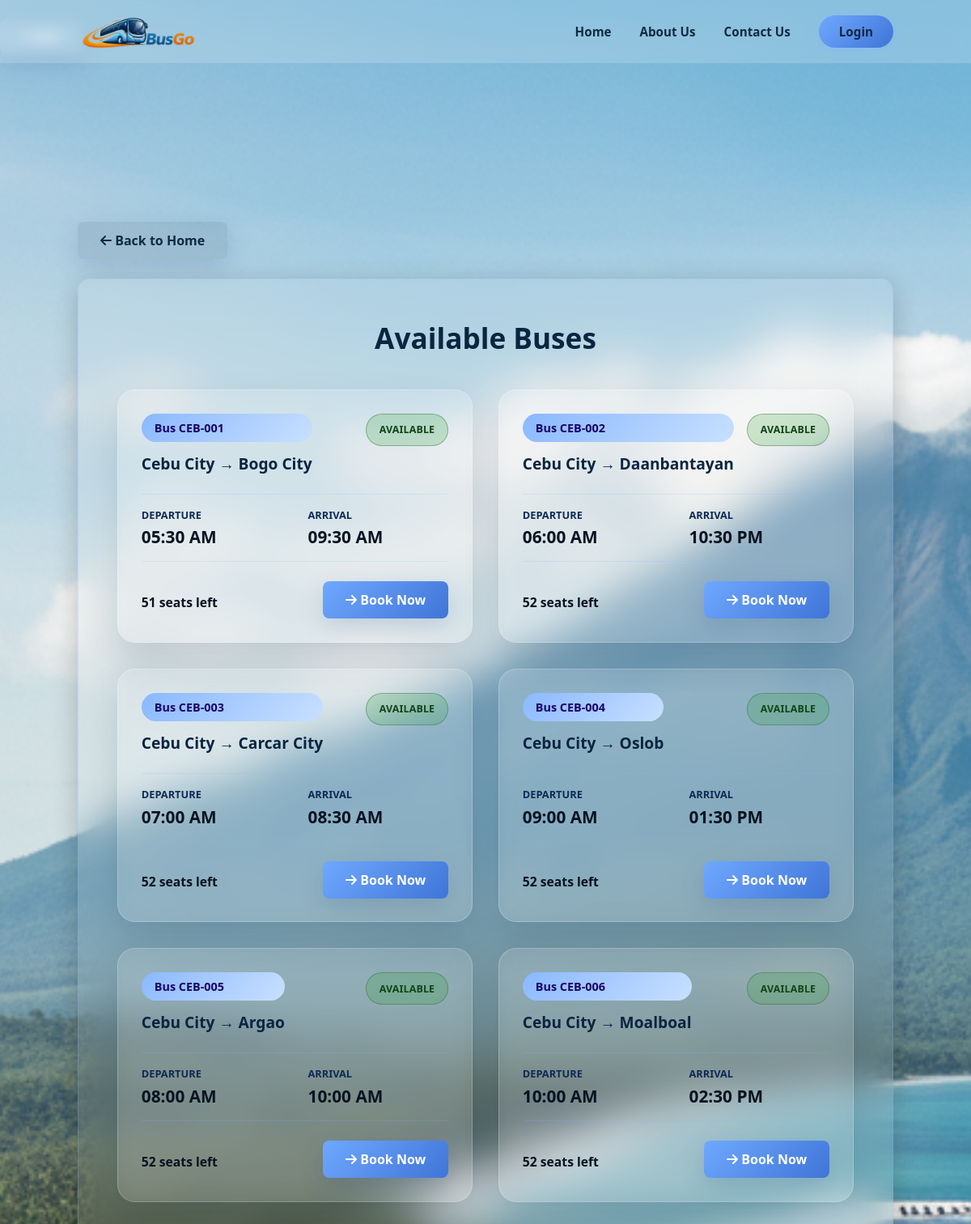
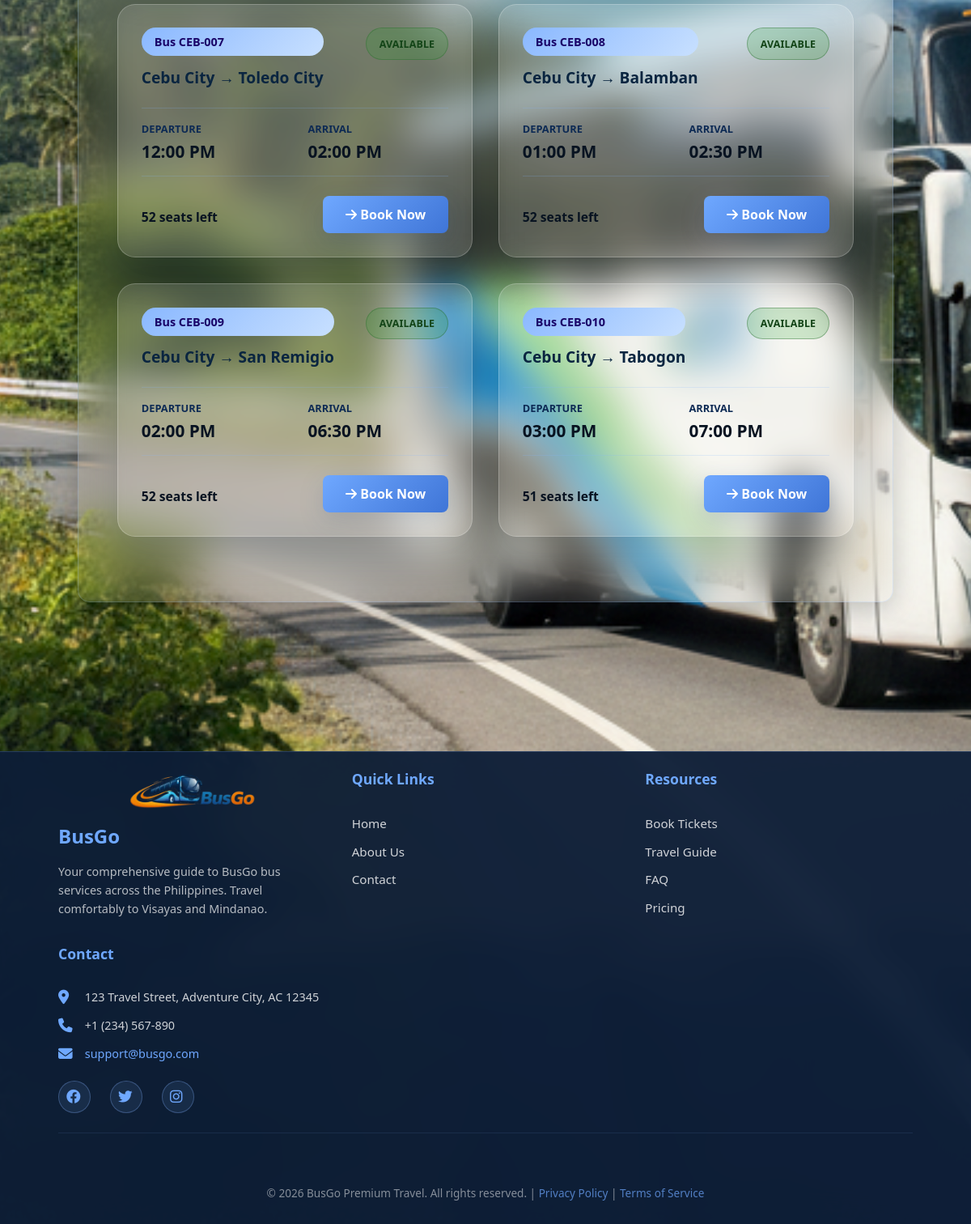
Page /schedules on the committed database (2 pictures, top to bottom).
### tables this page shows
CREATE TABLE trips (id INTEGER PRIMARY KEY AUTOINCREMENT, bus_id INTEGER, route_id INTEGER, departure TEXT, arrival TEXT, status TEXT DEFAULT 'scheduled', FOREIGN KEY (bus_id) REFERENCES buses (id), FOREIGN KEY (route_id) REFERENCES routes (id));

CREATE TABLE buses (
            id INTEGER PRIMARY KEY AUTOINCREMENT,
            bus_no TEXT UNIQUE NOT NULL,
            capacity INTEGER DEFAULT 52,
            status TEXT DEFAULT 'available',
            created_at TEXT DEFAULT CURRENT_TIMESTAMP,
            updated_at TEXT DEFAULT CURRENT_TIMESTAMP
        );

CREATE TABLE routes (
            id INTEGER PRIMARY KEY AUTOINCREMENT,
            origin TEXT NOT NULL,
            destination TEXT NOT NULL
        , distance REAL DEFAULT 0, geometry_json TEXT);

### app.py (the view)
@app.route("/schedules")
def schedules():
    conn = get_db_connection()
    raw_trips = conn.execute("""
        SELECT
            t.id AS trip_id,
            b.id AS bus_id,
            b.bus_no,
            b.status,
            b.capacity,
            r.origin,
            r.destination,
            r.distance AS route_distance,
            t.departure,
            t.arrival,
            (SELECT COUNT(*) FROM bookings bo WHERE bo.trip_id = t.id AND bo.status != 'cancelled') +
            (SELECT COUNT(*) FROM seat_blocks sb WHERE sb.trip_id = t.id) AS booked_count
        FROM trips t
        JOIN buses b ON b.id = t.bus_id
        JOIN routes r ON r.id = t.route_id
    """).fetchall()
    trips_with_fare = []
    for trip_row in raw_trips:
        trip = dict(trip_row) # Convert sqlite3.Row to dict for easier modification
        fare, _ = calculate_fare(trip["route_distance"], 'regular')
        trip["calculated_fare"] = fare
        trips_with_fare.append(trip)
    conn.close()
    return render_template("schedules.html", buses=trips_with_fare)

### app.py (called while the page is built)
def get_db_connection():
    conn = sqlite3.connect(DATABASE)
    conn.row_factory = sqlite3.Row
    return conn

def calculate_fare(distance, discount_type='regular'):
    try:
        distance = float(distance)
    except Exception:
        distance = 0.0
    fare_type = 'regular'
    if discount_type in ['student', 'senior', 'pwd']:
        fare_type = 'discount'
    if fare_type == 'discount':
        base = 14.40
    else:
        base = 18.00
    if distance <= 5:
        return round(base, 2), fare_type
    extra_km = max(0.0, distance - 5.0)
    total = base + extra_km * 2.97
    return round(total, 2), fare_type

@app.context_processor
def inject_user_info():
    return dict(
        user_role=session.get("role"),
        user_name=session.get("fullname")
    )

### templates/schedules.html (shortened to what this page needs)
{% extends "base.html" %}
{% block content %}
<div class="schedule-main" style="flex-direction: column; align-items: center;">
    <div class="page-back-nav" style="width: 100%; max-width: 1800px; margin: 0 auto 1.5rem auto;">
        <a href="{{ url_for('home') }}" class="back-btn" style="background: rgba(16, 42, 67, 0.1); color: var(--dark-text);">
            <i class="fa-solid fa-arrow-left"></i> Back to Home
        </a>
    </div>
    <div class="schedule-container">
        <h1 class="schedule-title">Available Buses</h1>
        {% if buses %}
            <div class="buses-grid">
                {% for bus in buses %}
                {% set remaining_seats = 52 - bus.booked_count %}
                {% set status_text = 'Under Maintenance' if bus.status == 'under_maintenance' else 'Fully Booked' if remaining_seats <= 0 else 'Available' %}
                {% set status_class = 'under-maintenance' if bus.status == 'under_maintenance' else 'fully-booked' if remaining_seats <= 0 else 'available' %}
                <div class="bus-card">
                    <div class="bus-card-header">
                        <div>
                            <div class="bus-number">Bus {{ bus.bus_no }}</div>
                            <div class="bus-route" style="margin-top: 0.8rem;">
                                {{ bus.origin }} → {{ bus.destination }}
                            </div>
                        </div>
                        <span class="bus-status status-{{ status_class }}">{{ status_text }}</span>
                    </div>
                    <div class="bus-times">
                        <div class="time-box">
                            <div class="time-label">Departure</div>
                            <div class="time-value">{{ bus.departure }}</div>
                        </div>
                        <div class="time-box">
                            <div class="time-label">Arrival</div>
                            <div class="time-value">{{ bus.arrival }}</div>
                        </div>
                    </div>
                    <div class="bus-price">
                        <div>
                            <div class="seat-count">{{ remaining_seats if remaining_seats > 0 else 0 }} seats left</div>
                        </div>
                        {% if bus.status == 'under_maintenance' or remaining_seats <= 0 %}
                            <span class="book-now-btn disabled">
                                <i class="fa-solid fa-ban"></i> {{ 'Maintenance' if bus.status == 'under_maintenance' else 'Fully Booked' }}
                            </span>
                        {% else %}
                            {% if session.get('user_id') %}
                            <a href="{{ url_for('booking', trip_id=bus.trip_id) }}" class="book-now-btn">
                            {% else %}
                            <a href="{{ url_for('home', login_required=1) }}" class="book-now-btn">
                            {% endif %}
                                <i class="fa-solid fa-arrow-right"></i> Book Now
                            </a>
                        {% endif %}
                    </div>
                </div>
                {% endfor %}
            </div>
        {% else %}
            <div style="text-align: center; padding: 3rem; color: #0a2540;">
                <i class="fa-solid fa-inbox" style="font-size: 3rem; margin-bottom: 1rem; display: block; color: var(--yellow);\"></i>
                <p style="font-weight: 600;">No buses available at the moment. Please check back later.</p>
            </div>
        {% endif %}
    </div>
</div>
{% endblock %}

### static/style.css (style rules this page uses)
:root { --primary: #8ab8ff; --primary-light: #c8e0ff; --accent: #6fa8ff; --accent-dark: #3f75d7; --yellow: #d8e8ff; --yellow-dark: #b8d0ff; --success: #76a5ff; --warning: #8cc0ff; --danger: #4a7bd4; --light-bg: #eaf4ff; --dark-text: #102a43; --white: #ffffff; --surface: #dae9ff; --surface-strong: #c4dcff; --border-gray: rgba(102, 149, 233, 0.35); --shadow-light: 0 4px 18px rgba(41, 75, 126, 0.12); --shadow-medium: 0 10px 30px rgba(41, 75, 126, 0.18); --shadow-large: 0 18px 65px rgba(41, 75, 126, 0.22); --transition: 0.3s ease; }
* { margin: 0; padding: 0; box-sizing: border-box; font-family: 'Segoe UI', 'Roboto', sans-serif; scroll-behavior: smooth; }
body { background: linear-gradient(180deg, rgba(138, 184, 255, 0.22), rgba(214, 232, 255, 0.18)), url('/static/images/busbg.png') center/cover fixed; background-blend-mode: soft-light; min-height: 100vh; color: var(--dark-text); overflow-x: hidden; padding-bottom: 0; }
.schedule-main { padding: 8rem 8% 4rem; display: flex; justify-content: center; }
.schedule-container { background: rgba(255, 255, 255, 0.07); backdrop-filter: blur(25px); width: 100%; max-width: 1800px; min-width: 900px; padding: 3rem; border-radius: 15px; box-shadow: 0 8px 32px rgba(0, 0, 0, 0.2); color: white; border: 1px solid rgba(132, 180, 255, 0.2); }
.schedule-title { text-align: center; color: #0a2540; font-size: 2.2rem; margin-bottom: 2.5rem; font-weight: 700; }
.buses-grid { display: grid; grid-template-columns: repeat(auto-fill, minmax(350px, 1fr)); gap: 2rem; margin-bottom: 2rem; }
.bus-card { border: 1px solid rgba(255, 255, 255, 0.22); border-radius: 22px; padding: 1.8rem; transition: var(--transition); cursor: pointer; background: rgba(255, 255, 255, 0.12); backdrop-filter: blur(18px); box-shadow: 0 20px 45px rgba(16, 42, 67, 0.14); color: var(--dark-text); }
.bus-card-header { display: flex; justify-content: space-between; align-items: start; margin-bottom: 1.5rem; }
.bus-number { background: linear-gradient(135deg, var(--primary), var(--primary-light)); color: rgb(25, 3, 104); padding: 8px 16px; border-radius: 50px; font-weight: 700; font-size: 0.9rem; }
.bus-route { color: #0a2540; font-size: 1.2rem; font-weight: 700; }
.bus-status { display: inline-flex; align-items: center; justify-content: center; padding: 0.65rem 1rem; border-radius: 999px; font-size: 0.78rem; font-weight: 700; text-transform: uppercase; letter-spacing: 0.01em; }
.status-available { color: #134417; background: rgba(38, 160, 42, 0.2); border: 1px solid rgba(42, 109, 44, 0.4); }
.time-value { color: var(--dark-text); }
.seat-count { margin-top: 0.35rem; font-size: 0.98rem; color: #081321; font-weight: 600; }
.bus-times { display: flex; gap: 2rem; margin: 1.2rem 0; padding: 1rem 0; border-top: 1px solid rgba(132, 180, 255, 0.2); border-bottom: 1px solid rgba(132, 180, 255, 0.2); }
.time-box { flex: 1; }
.time-label { font-size: 0.8rem; color: #0d2a54; text-transform: uppercase; margin-bottom: 0.3rem; font-weight: 800; }
.time-value { font-size: 1.3rem; font-weight: 700; color: #081321; }
.bus-price { display: flex; justify-content: space-between; align-items: center; margin-top: 1.5rem; }
.book-now-btn { background: linear-gradient(135deg, var(--accent), var(--accent-dark)); color: white; border: none; padding: 12px 28px; border-radius: 8px; cursor: pointer; font-weight: 700; transition: var(--transition); box-shadow: var(--shadow-medium); text-decoration: none; display: inline-block; }
.print-btn, .cancel-btn, .back-btn { padding: 12px 28px; border: none; border-radius: 8px; font-weight: 700; cursor: pointer; transition: var(--transition); text-decoration: none; display: inline-block; margin-right: 1rem; box-shadow: var(--shadow-medium); }
.back-btn { background: rgba(255, 255, 255, 0.12); color: #ffffff; }
.page-back-nav { margin: 1.5rem 0 0; display: flex; justify-content: flex-start; }

### rows in the picture
trips: bus_no "CEB-001", origin "Cebu City", destination "Bogo City", status_text "AVAILABLE", departure "05:30 AM", arrival "09:30 AM", remaining_seats "51"
trips: bus_no "CEB-002", origin "Cebu City", destination "Daanbantayan", status_text "AVAILABLE", departure "06:00 AM", arrival "10:30 PM", remaining_seats "52"
trips: bus_no "CEB-003", origin "Cebu City", destination "Carcar City", status_text "AVAILABLE", departure "07:00 AM", arrival "08:30 AM", remaining_seats "52"
trips: bus_no "CEB-004", origin "Cebu City", destination "Oslob", status_text "AVAILABLE", departure "09:00 AM", arrival "01:30 PM", remaining_seats "52"
trips: bus_no "CEB-005", origin "Cebu City", destination "Argao", status_text "AVAILABLE", departure "08:00 AM", arrival "10:00 AM", remaining_seats "52"
trips: bus_no "CEB-006", origin "Cebu City", destination "Moalboal", status_text "AVAILABLE", departure "10:00 AM", arrival "02:30 PM", remaining_seats "52"
trips: bus_no "CEB-007", origin "Cebu City", destination "Toledo City", status_text "AVAILABLE", departure "12:00 PM", arrival "02:00 PM", remaining_seats "52"
trips: bus_no "CEB-008", origin "Cebu City", destination "Balamban", status_text "AVAILABLE", departure "01:00 PM", arrival "02:30 PM", remaining_seats "52"
trips: bus_no "CEB-009", origin "Cebu City", destination "San Remigio", status_text "AVAILABLE", departure "02:00 PM", arrival "06:30 PM", remaining_seats "52"
trips: bus_no "CEB-010", origin "Cebu City", destination "Tabogon", status_text "AVAILABLE", departure "03:00 PM", arrival "07:00 PM", remaining_seats "51"
